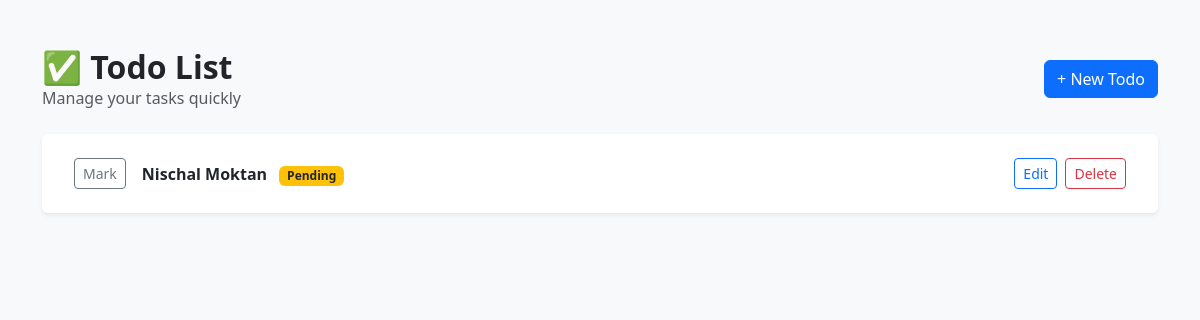
Before: / with the older database file.
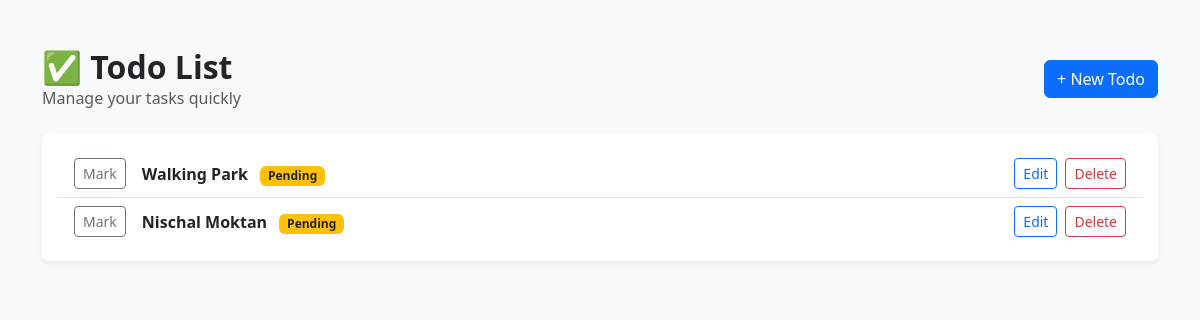
After: the same page with the newer database file.
### todo_app/models.py (models this page shows, shortened)
class Todo(models.Model):
    title = models.CharField(max_length=200)
    completed = models.BooleanField(default=False)
    created_at = models.DateTimeField(auto_now_add=True)
    class Meta:
        ordering = ["completed", "-created_at"]

### todo_app/views.py (the view)
# urls.py: path("", TodoListView.as_view(), name="list"),
class TodoListView(ListView):
    model = Todo
    template_name = "todo_app/todo_list.html"
    context_object_name = "todos"

### todo_app/templates/todo_app/todo_list.html (shortened to what this page needs)
<!doctype html>
<html lang="en">
<head>
  <link href="https://cdn.jsdelivr.net/npm/bootstrap@5.3.3/dist/css/bootstrap.min.css" rel="stylesheet">
</head>
<body class="bg-light">
  <div class="container py-5">
    <div class="d-flex justify-content-between align-items-center mb-4">
      <div>
        <h2 class="fw-bold mb-0">✅ Todo List</h2>
        <p class="text-muted mb-0">Manage your tasks quickly</p>
      </div>
      <a href="{% url 'todo_app:create' %}" class="btn btn-primary">
        + New Todo
      </a>
    </div>
    <div class="card shadow-sm border-0">
      <div class="card-body">
        {% if todos %}
          <ul class="list-group list-group-flush">
            {% for t in todos %}
              <li class="list-group-item d-flex justify-content-between align-items-center">
                <div class="d-flex align-items-center gap-3">
                  <form method="post" action="{% url 'todo_app:toggle' t.pk %}">
                    {% if t.completed %}
                      <button type="submit" class="btn btn-success btn-sm">Done</button>
                    {% else %}
                      <button type="submit" class="btn btn-outline-secondary btn-sm">Mark</button>
                    {% endif %}
                  </form>
                  <div>
                    {% if t.completed %}
                      <span class="text-decoration-line-through text-muted fw-semibold">
                        {{ t.title }}
                      </span>
                      <span class="badge bg-success ms-2">Completed</span>
                    {% else %}
                      <span class="fw-semibold">{{ t.title }}</span>
                      <span class="badge bg-warning text-dark ms-2">Pending</span>
                    {% endif %}
                  </div>
                </div>
                <div class="d-flex gap-2">
                  <a href="{% url 'todo_app:update' t.pk %}" class="btn btn-outline-primary btn-sm">
                    Edit
                  </a>
                  <a href="{% url 'todo_app:delete' t.pk %}" class="btn btn-outline-danger btn-sm">
                    Delete
                  </a>
                </div>
              </li>
            {% endfor %}
          </ul>
        {% endif %}
      </div>
    </div>
  </div>
</body>
</html>

Changed rows visible on the page:
added Todo: completed "Mark", title "Walking Park"
